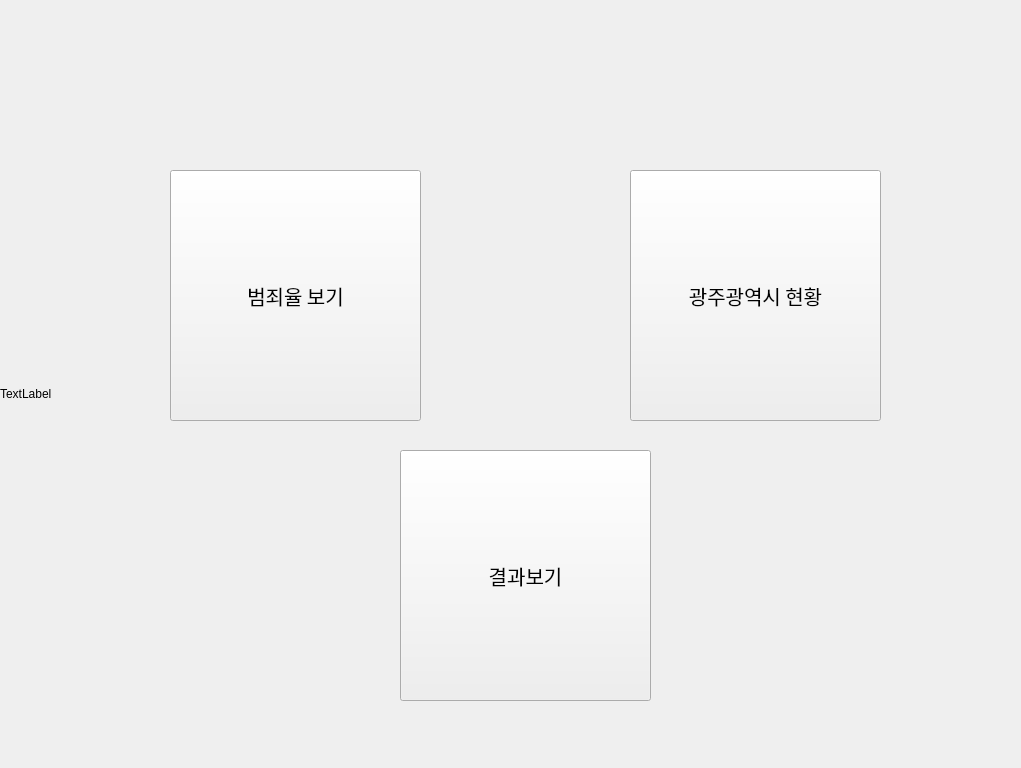
<?xml version="1.0" encoding="UTF-8"?>
<ui version="4.0">
 <class>Form</class>
 <widget class="QWidget" name="Form">
  <property name="geometry">
   <rect>
    <x>0</x>
    <y>0</y>
    <width>1021</width>
    <height>768</height>
   </rect>
  </property>
  <property name="windowTitle">
   <string>Form</string>
  </property>
  <widget class="QStackedWidget" name="stackedWidget">
   <property name="geometry">
    <rect>
     <x>0</x>
     <y>10</y>
     <width>1024</width>
     <height>768</height>
    </rect>
   </property>
   <property name="currentIndex">
    <number>0</number>
   </property>
   <widget class="QWidget" name="page_5">
    <widget class="QPushButton" name="guilb">
     <property name="geometry">
      <rect>
       <x>170</x>
       <y>160</y>
       <width>251</width>
       <height>251</height>
      </rect>
     </property>
     <property name="font">
      <font>
       <family>Arial Black</family>
       <pointsize>15</pointsize>
      </font>
     </property>
     <property name="text">
      <string>범죄율 보기</string>
     </property>
    </widget>
    <widget class="QPushButton" name="guilb3">
     <property name="geometry">
      <rect>
       <x>630</x>
       <y>160</y>
       <width>251</width>
       <height>251</height>
      </rect>
     </property>
     <property name="font">
      <font>
       <family>Arial Black</family>
       <pointsize>15</pointsize>
      </font>
     </property>
     <property name="text">
      <string>광주광역시 현황</string>
     </property>
    </widget>
    <widget class="QLabel" name="backimg">
     <property name="geometry">
      <rect>
       <x>0</x>
       <y>0</y>
       <width>1024</width>
       <height>768</height>
      </rect>
     </property>
     <property name="text">
      <string>TextLabel</string>
     </property>
    </widget>
    <widget class="QPushButton" name="guilb2">
     <property name="geometry">
      <rect>
       <x>400</x>
       <y>440</y>
       <width>251</width>
       <height>251</height>
      </rect>
     </property>
     <property name="font">
      <font>
       <family>Arial Black</family>
       <pointsize>15</pointsize>
      </font>
     </property>
     <property name="text">
      <string>결과보기</string>
     </property>
    </widget>
    <zorder>backimg</zorder>
    <zorder>guilb</zorder>
    <zorder>guilb3</zorder>
    <zorder>guilb2</zorder>
   </widget>
   <widget class="QWidget" name="page_2">
    <widget class="QLineEdit" name="lineEdit1">
     <property name="geometry">
      <rect>
       <x>320</x>
       <y>70</y>
       <width>351</width>
       <height>31</height>
      </rect>
     </property>
    </widget>
    <widget class="QTableWidget" name="tableWidget">
     <property name="geometry">
      <rect>
       <x>160</x>
       <y>110</y>
       <width>702</width>
       <height>321</height>
      </rect>
     </property>
     <column>
      <property name="text">
       <string>경찰서</string>
      </property>
      <property name="toolTip">
       <string/>
      </property>
      <property name="whatsThis">
       <string/>
      </property>
     </column>
     <column>
      <property name="text">
       <string>발생건수</string>
      </property>
     </column>
     <column>
      <property name="text">
       <string>검거건수</string>
      </property>
     </column>
     <column>
      <property name="text">
       <string>검거인원</string>
      </property>
     </column>
     <column>
      <property name="text">
       <string>구속</string>
      </property>
     </column>
     <column>
      <property name="text">
       <string>불구속</string>
      </property>
     </column>
     <column>
      <property name="text">
       <string>기타</string>
      </property>
     </column>
    </widget>
    <widget class="QPushButton" name="back1">
     <property name="geometry">
      <rect>
       <x>910</x>
       <y>670</y>
       <width>91</width>
       <height>41</height>
      </rect>
     </property>
     <property name="text">
      <string>돌아가기</string>
     </property>
    </widget>
    <widget class="QPushButton" name="delb">
     <property name="geometry">
      <rect>
       <x>900</x>
       <y>210</y>
       <width>91</width>
       <height>41</height>
      </rect>
     </property>
     <property name="text">
      <string>삭제</string>
     </property>
    </widget>
    <widget class="QLineEdit" name="lineEdit2">
     <property name="geometry">
      <rect>
       <x>320</x>
       <y>530</y>
       <width>351</width>
       <height>31</height>
      </rect>
     </property>
    </widget>
    <widget class="QLabel" name="backimg2">
     <property name="geometry">
      <rect>
       <x>0</x>
       <y>0</y>
       <width>1024</width>
       <height>768</height>
      </rect>
     </property>
     <property name="focusPolicy">
      <enum>Qt::NoFocus</enum>
     </property>
     <property name="text">
      <string>TextLabel</string>
     </property>
    </widget>
    <widget class="QPushButton" name="generation_btn">
     <property name="geometry">
      <rect>
       <x>280</x>
       <y>610</y>
       <width>171</width>
       <height>51</height>
      </rect>
     </property>
     <property name="text">
      <string>관할별 범죄발생건수(%)</string>
     </property>
    </widget>
    <widget class="QPushButton" name="arrest_unarrest_btn">
     <property name="geometry">
      <rect>
       <x>550</x>
       <y>610</y>
       <width>201</width>
       <height>51</height>
      </rect>
     </property>
     <property name="text">
      <string>관할별 범죄 검거/미검거건수(%)</string>
     </property>
    </widget>
    <widget class="QTextBrowser" name="textBrowser_2">
     <property name="geometry">
      <rect>
       <x>290</x>
       <y>500</y>
       <width>411</width>
       <height>24</height>
      </rect>
     </property>
     <property name="html">
      <string>&lt;!DOCTYPE HTML PUBLIC &quot;-//W3C//DTD HTML 4.0//EN&quot; &quot;http://www.w3.org/TR/REC-html40/strict.dtd&quot;&gt;
&lt;html&gt;&lt;head&gt;&lt;meta name=&quot;qrichtext&quot; content=&quot;1&quot; /&gt;&lt;style type=&quot;text/css&quot;&gt;
p, li { white-space: pre-wrap; }
&lt;/style&gt;&lt;/head&gt;&lt;body style=&quot; font-family:'Gulim'; font-size:9pt; font-weight:400; font-style:normal;&quot;&gt;
&lt;p style=&quot; margin-top:0px; margin-bottom:0px; margin-left:0px; margin-right:0px; -qt-block-indent:0; text-indent:0px;&quot;&gt;   경찰서(str),발생건수,검거건수,검거인원,구속,불구속,기타 순으로 입력&lt;/p&gt;&lt;/body&gt;&lt;/html&gt;</string>
     </property>
    </widget>
    <zorder>backimg2</zorder>
    <zorder>generation_btn</zorder>
    <zorder>arrest_unarrest_btn</zorder>
    <zorder>lineEdit1</zorder>
    <zorder>tableWidget</zorder>
    <zorder>back1</zorder>
    <zorder>delb</zorder>
    <zorder>lineEdit2</zorder>
    <zorder>textBrowser_2</zorder>
   </widget>
   <widget class="QWidget" name="page">
    <widget class="QTextBrowser" name="textBrowser_3">
     <property name="geometry">
      <rect>
       <x>210</x>
       <y>40</y>
       <width>811</width>
       <height>362</height>
      </rect>
     </property>
     <property name="font">
      <font>
       <family>Arial Black</family>
       <pointsize>15</pointsize>
      </font>
     </property>
     <property name="html">
      <string>&lt;!DOCTYPE HTML PUBLIC &quot;-//W3C//DTD HTML 4.0//EN&quot; &quot;http://www.w3.org/TR/REC-html40/strict.dtd&quot;&gt;
&lt;html&gt;&lt;head&gt;&lt;meta name=&quot;qrichtext&quot; content=&quot;1&quot; /&gt;&lt;style type=&quot;text/css&quot;&gt;
p, li { white-space: pre-wrap; }
&lt;/style&gt;&lt;/head&gt;&lt;body style=&quot; font-family:'Arial Black'; font-size:15pt; font-weight:400; font-style:normal;&quot;&gt;
&lt;p style=&quot; margin-top:0px; margin-bottom:0px; margin-left:0px; margin-right:0px; -qt-block-indent:0; text-indent:0px;&quot;&gt;&lt;span style=&quot; font-family:'Gulim'; font-size:14pt; font-weight:600;&quot;&gt;0.자료를 토대로 보면 검거 인원이 검거 횟수에 비해 10~20%정도만 높게 나오는데&lt;/span&gt;&lt;/p&gt;
&lt;p style=&quot; margin-top:0px; margin-bottom:0px; margin-left:0px; margin-right:0px; -qt-block-indent:0; text-indent:0px;&quot;&gt;&lt;span style=&quot; font-family:'Gulim'; font-size:14pt; font-weight:600;&quot;&gt;이를 통해 대부분의 범죄는 다수보다는 극소수나 단독으로 범죄를 일으킨다는 것 을 알 수 있다.&lt;/span&gt;&lt;/p&gt;
&lt;p style=&quot;-qt-paragraph-type:empty; margin-top:0px; margin-bottom:0px; margin-left:0px; margin-right:0px; -qt-block-indent:0; text-indent:0px; font-family:'Gulim'; font-size:14pt; font-weight:600;&quot;&gt;&lt;br /&gt;&lt;/p&gt;
&lt;p style=&quot; margin-top:0px; margin-bottom:0px; margin-left:0px; margin-right:0px; -qt-block-indent:0; text-indent:0px;&quot;&gt;&lt;span style=&quot; font-family:'Gulim'; font-size:14pt; font-weight:600;&quot;&gt;1.cctv가 범죄율을 줄이는 유력한 이유로 추측했지만 1천명당 cctv가&lt;/span&gt;&lt;/p&gt;
&lt;p style=&quot; margin-top:0px; margin-bottom:0px; margin-left:0px; margin-right:0px; -qt-block-indent:0; text-indent:0px;&quot;&gt;&lt;span style=&quot; font-family:'Gulim'; font-size:14pt; font-weight:600;&quot;&gt;가장 많은 동구가 인구대비 범죄율이 120으로 가장높았다,&lt;/span&gt;&lt;/p&gt;
&lt;p style=&quot; margin-top:0px; margin-bottom:0px; margin-left:0px; margin-right:0px; -qt-block-indent:0; text-indent:0px;&quot;&gt;&lt;span style=&quot; font-family:'Gulim'; font-size:14pt; font-weight:600;&quot;&gt;그러나 검거율도 가장 높은 85%대로, cctv는 범죄율을 줄이기보단&lt;/span&gt;&lt;/p&gt;
&lt;p style=&quot; margin-top:0px; margin-bottom:0px; margin-left:0px; margin-right:0px; -qt-block-indent:0; text-indent:0px;&quot;&gt;&lt;span style=&quot; font-family:'Gulim'; font-size:14pt; font-weight:600;&quot;&gt;범죄후의 검거에 도움을 더 많이 준다는 결과를 도출할 수 있었다.&lt;/span&gt;&lt;/p&gt;
&lt;p style=&quot;-qt-paragraph-type:empty; margin-top:0px; margin-bottom:0px; margin-left:0px; margin-right:0px; -qt-block-indent:0; text-indent:0px; font-family:'Gulim'; font-size:14pt; font-weight:600;&quot;&gt;&lt;br /&gt;&lt;/p&gt;
&lt;p style=&quot; margin-top:0px; margin-bottom:0px; margin-left:0px; margin-right:0px; -qt-block-indent:0; text-indent:0px;&quot;&gt;&lt;span style=&quot; font-family:'Gulim'; font-size:14pt; font-weight:600;&quot;&gt;2.면적과의 상관관계는 크지않다.압도적인 너비차를 보여주는 광산구는 13km당이라는 유의미한 너비 대비 발생을 보여주지만&lt;/span&gt;&lt;/p&gt;
&lt;p style=&quot; margin-top:0px; margin-bottom:0px; margin-left:0px; margin-right:0px; -qt-block-indent:0; text-indent:0px;&quot;&gt;&lt;span style=&quot; font-family:'Gulim'; font-size:14pt; font-weight:600;&quot;&gt;동구와 북구는 세배에 달하는 크기차이가 나지만 그 범위 차이는 &lt;/span&gt;&lt;/p&gt;
&lt;p style=&quot; margin-top:0px; margin-bottom:0px; margin-left:0px; margin-right:0px; -qt-block-indent:0; text-indent:0px;&quot;&gt;&lt;span style=&quot; font-family:'Gulim'; font-size:14pt; font-weight:600;&quot;&gt;25km와 30km정도로 많지않다&lt;/span&gt;&lt;/p&gt;
&lt;p style=&quot;-qt-paragraph-type:empty; margin-top:0px; margin-bottom:0px; margin-left:0px; margin-right:0px; -qt-block-indent:0; text-indent:0px; font-family:'Gulim'; font-size:14pt; font-weight:600;&quot;&gt;&lt;br /&gt;&lt;/p&gt;
&lt;p style=&quot; margin-top:0px; margin-bottom:0px; margin-left:0px; margin-right:0px; -qt-block-indent:0; text-indent:0px;&quot;&gt;&lt;span style=&quot; font-family:'Gulim'; font-size:14pt; font-weight:600;&quot;&gt;3.단순발생수는 인구가 가장 밀접한 걸로 확인되었다.&lt;/span&gt;&lt;/p&gt;
&lt;p style=&quot; margin-top:0px; margin-bottom:0px; margin-left:0px; margin-right:0px; -qt-block-indent:0; text-indent:0px;&quot;&gt;&lt;span style=&quot; font-family:'Gulim'; font-size:14pt; font-weight:600;&quot;&gt;범죄발생수와 인구수가 북구&amp;gt;광산&amp;gt;서부&amp;gt;남부&amp;gt;동부로 동일하다.&lt;/span&gt;&lt;/p&gt;&lt;/body&gt;&lt;/html&gt;</string>
     </property>
    </widget>
    <widget class="QTextBrowser" name="textBrowser_4">
     <property name="geometry">
      <rect>
       <x>40</x>
       <y>190</y>
       <width>141</width>
       <height>41</height>
      </rect>
     </property>
     <property name="font">
      <font>
       <family>Arial Black</family>
       <pointsize>15</pointsize>
      </font>
     </property>
     <property name="html">
      <string>&lt;!DOCTYPE HTML PUBLIC &quot;-//W3C//DTD HTML 4.0//EN&quot; &quot;http://www.w3.org/TR/REC-html40/strict.dtd&quot;&gt;
&lt;html&gt;&lt;head&gt;&lt;meta name=&quot;qrichtext&quot; content=&quot;1&quot; /&gt;&lt;style type=&quot;text/css&quot;&gt;
p, li { white-space: pre-wrap; }
&lt;/style&gt;&lt;/head&gt;&lt;body style=&quot; font-family:'Arial Black'; font-size:15pt; font-weight:400; font-style:normal;&quot;&gt;
&lt;p style=&quot; margin-top:0px; margin-bottom:0px; margin-left:0px; margin-right:0px; -qt-block-indent:0; text-indent:0px;&quot;&gt;&lt;span style=&quot; font-weight:600;&quot;&gt;도출한 정보&lt;/span&gt;&lt;/p&gt;&lt;/body&gt;&lt;/html&gt;</string>
     </property>
    </widget>
    <widget class="QTextBrowser" name="textBrowser_5">
     <property name="geometry">
      <rect>
       <x>50</x>
       <y>550</y>
       <width>71</width>
       <height>41</height>
      </rect>
     </property>
     <property name="font">
      <font>
       <family>Arial Black</family>
       <pointsize>15</pointsize>
      </font>
     </property>
     <property name="html">
      <string>&lt;!DOCTYPE HTML PUBLIC &quot;-//W3C//DTD HTML 4.0//EN&quot; &quot;http://www.w3.org/TR/REC-html40/strict.dtd&quot;&gt;
&lt;html&gt;&lt;head&gt;&lt;meta name=&quot;qrichtext&quot; content=&quot;1&quot; /&gt;&lt;style type=&quot;text/css&quot;&gt;
p, li { white-space: pre-wrap; }
&lt;/style&gt;&lt;/head&gt;&lt;body style=&quot; font-family:'Arial Black'; font-size:15pt; font-weight:400; font-style:normal;&quot;&gt;
&lt;p style=&quot; margin-top:0px; margin-bottom:0px; margin-left:0px; margin-right:0px; -qt-block-indent:0; text-indent:0px;&quot;&gt;&lt;span style=&quot; font-weight:600;&quot;&gt;결과&lt;/span&gt;&lt;/p&gt;&lt;/body&gt;&lt;/html&gt;</string>
     </property>
    </widget>
    <widget class="QTextBrowser" name="textBrowser_6">
     <property name="geometry">
      <rect>
       <x>210</x>
       <y>450</y>
       <width>811</width>
       <height>245</height>
      </rect>
     </property>
     <property name="font">
      <font>
       <family>Arial Black</family>
       <pointsize>15</pointsize>
      </font>
     </property>
     <property name="html">
      <string>&lt;!DOCTYPE HTML PUBLIC &quot;-//W3C//DTD HTML 4.0//EN&quot; &quot;http://www.w3.org/TR/REC-html40/strict.dtd&quot;&gt;
&lt;html&gt;&lt;head&gt;&lt;meta name=&quot;qrichtext&quot; content=&quot;1&quot; /&gt;&lt;style type=&quot;text/css&quot;&gt;
p, li { white-space: pre-wrap; }
&lt;/style&gt;&lt;/head&gt;&lt;body style=&quot; font-family:'Arial Black'; font-size:15pt; font-weight:400; font-style:normal;&quot;&gt;
&lt;p style=&quot; margin-top:0px; margin-bottom:0px; margin-left:0px; margin-right:0px; -qt-block-indent:0; text-indent:0px;&quot;&gt;&lt;span style=&quot; font-size:14pt; font-weight:600;&quot;&gt;범죄의 단순 발생은 인구 수에 많은 영향을 받고&lt;/span&gt;&lt;/p&gt;
&lt;p style=&quot; margin-top:0px; margin-bottom:0px; margin-left:0px; margin-right:0px; -qt-block-indent:0; text-indent:0px;&quot;&gt;&lt;span style=&quot; font-size:14pt; font-weight:600;&quot;&gt;cctv나 지역크기등은 영향이 없지는 않으나 큰 영향을 주지는 않았습니다.&lt;/span&gt;&lt;/p&gt;
&lt;p style=&quot;-qt-paragraph-type:empty; margin-top:0px; margin-bottom:0px; margin-left:0px; margin-right:0px; -qt-block-indent:0; text-indent:0px; font-size:14pt; font-weight:600;&quot;&gt;&lt;br /&gt;&lt;/p&gt;
&lt;p style=&quot; margin-top:0px; margin-bottom:0px; margin-left:0px; margin-right:0px; -qt-block-indent:0; text-indent:0px;&quot;&gt;&lt;span style=&quot; font-size:14pt; font-weight:600;&quot;&gt;따라서 범죄의 발생은 정리 가능한 단순한 몇가지로 인해 발생 하는것이 아닌,&lt;/span&gt;&lt;/p&gt;
&lt;p style=&quot;-qt-paragraph-type:empty; margin-top:0px; margin-bottom:0px; margin-left:0px; margin-right:0px; -qt-block-indent:0; text-indent:0px; font-size:14pt; font-weight:600;&quot;&gt;&lt;br /&gt;&lt;/p&gt;
&lt;p style=&quot; margin-top:0px; margin-bottom:0px; margin-left:0px; margin-right:0px; -qt-block-indent:0; text-indent:0px;&quot;&gt;&lt;span style=&quot; font-size:14pt; font-weight:600;&quot;&gt;당연하다고 생각하는 인구 수 같은 점부터 우발성, 시민의식, 주위 환경 등 보이지 않거나 수치화 할 수 없는 다른 요소들의 복합적인 요인으로 인해 발생한다는 것을 추측할수 있었습니다.&lt;/span&gt;&lt;/p&gt;&lt;/body&gt;&lt;/html&gt;</string>
     </property>
    </widget>
    <widget class="QLabel" name="backimg4">
     <property name="geometry">
      <rect>
       <x>0</x>
       <y>-10</y>
       <width>1024</width>
       <height>768</height>
      </rect>
     </property>
     <property name="focusPolicy">
      <enum>Qt::NoFocus</enum>
     </property>
     <property name="text">
      <string>TextLabel</string>
     </property>
    </widget>
    <zorder>backimg4</zorder>
    <zorder>textBrowser_3</zorder>
    <zorder>textBrowser_4</zorder>
    <zorder>textBrowser_5</zorder>
    <zorder>textBrowser_6</zorder>
   </widget>
   <widget class="QWidget" name="page_6">
    <widget class="QPushButton" name="gwangsan">
     <property name="geometry">
      <rect>
       <x>140</x>
       <y>530</y>
       <width>171</width>
       <height>61</height>
      </rect>
     </property>
     <property name="text">
      <string>광산</string>
     </property>
    </widget>
    <widget class="QPushButton" name="east">
     <property name="geometry">
      <rect>
       <x>140</x>
       <y>210</y>
       <width>171</width>
       <height>61</height>
      </rect>
     </property>
     <property name="text">
      <string>동구</string>
     </property>
    </widget>
    <widget class="QPushButton" name="west">
     <property name="geometry">
      <rect>
       <x>140</x>
       <y>290</y>
       <width>171</width>
       <height>61</height>
      </rect>
     </property>
     <property name="text">
      <string>서구</string>
     </property>
    </widget>
    <widget class="QPushButton" name="south">
     <property name="geometry">
      <rect>
       <x>140</x>
       <y>370</y>
       <width>171</width>
       <height>61</height>
      </rect>
     </property>
     <property name="text">
      <string>남구</string>
     </property>
    </widget>
    <widget class="QPushButton" name="north">
     <property name="geometry">
      <rect>
       <x>140</x>
       <y>450</y>
       <width>171</width>
       <height>61</height>
      </rect>
     </property>
     <property name="text">
      <string>북구</string>
     </property>
    </widget>
    <widget class="QPushButton" name="allspace">
     <property name="geometry">
      <rect>
       <x>190</x>
       <y>610</y>
       <width>71</width>
       <height>61</height>
      </rect>
     </property>
     <property name="text">
      <string>지역별평균</string>
     </property>
    </widget>
    <widget class="QPushButton" name="nex">
     <property name="geometry">
      <rect>
       <x>840</x>
       <y>200</y>
       <width>161</width>
       <height>91</height>
      </rect>
     </property>
     <property name="text">
      <string>검색</string>
     </property>
    </widget>
    <widget class="QPushButton" name="back_2">
     <property name="geometry">
      <rect>
       <x>840</x>
       <y>310</y>
       <width>161</width>
       <height>91</height>
      </rect>
     </property>
     <property name="text">
      <string>돌아가기</string>
     </property>
    </widget>
    <widget class="QLabel" name="label">
     <property name="geometry">
      <rect>
       <x>250</x>
       <y>40</y>
       <width>511</width>
       <height>101</height>
      </rect>
     </property>
     <property name="font">
      <font>
       <family>Arial Black</family>
       <pointsize>25</pointsize>
       <weight>75</weight>
       <bold>true</bold>
      </font>
     </property>
     <property name="text">
      <string>         광주권 범죄율 그래프</string>
     </property>
    </widget>
    <widget class="PlotWidget" name="widget" native="true">
     <property name="geometry">
      <rect>
       <x>350</x>
       <y>210</y>
       <width>471</width>
       <height>451</height>
      </rect>
     </property>
    </widget>
    <widget class="QPushButton" name="allspace2">
     <property name="geometry">
      <rect>
       <x>110</x>
       <y>610</y>
       <width>71</width>
       <height>61</height>
      </rect>
     </property>
     <property name="text">
      <string>지역별선형</string>
     </property>
    </widget>
    <widget class="QPushButton" name="allspace3">
     <property name="geometry">
      <rect>
       <x>270</x>
       <y>610</y>
       <width>71</width>
       <height>61</height>
      </rect>
     </property>
     <property name="text">
      <string>지역별막대</string>
     </property>
    </widget>
    <widget class="QPushButton" name="cl">
     <property name="geometry">
      <rect>
       <x>30</x>
       <y>610</y>
       <width>71</width>
       <height>61</height>
      </rect>
     </property>
     <property name="text">
      <string>초기화</string>
     </property>
    </widget>
    <widget class="QLabel" name="label_2">
     <property name="geometry">
      <rect>
       <x>840</x>
       <y>460</y>
       <width>151</width>
       <height>61</height>
      </rect>
     </property>
     <property name="font">
      <font>
       <family>Arial Black</family>
       <pointsize>14</pointsize>
       <weight>75</weight>
       <bold>true</bold>
      </font>
     </property>
     <property name="text">
      <string/>
     </property>
     <property name="alignment">
      <set>Qt::AlignCenter</set>
     </property>
    </widget>
    <widget class="QLabel" name="label_3">
     <property name="geometry">
      <rect>
       <x>840</x>
       <y>410</y>
       <width>151</width>
       <height>61</height>
      </rect>
     </property>
     <property name="font">
      <font>
       <family>Arial Black</family>
       <pointsize>14</pointsize>
       <weight>75</weight>
       <bold>true</bold>
      </font>
     </property>
     <property name="text">
      <string/>
     </property>
     <property name="alignment">
      <set>Qt::AlignCenter</set>
     </property>
    </widget>
    <widget class="QLabel" name="backimg3">
     <property name="geometry">
      <rect>
       <x>0</x>
       <y>0</y>
       <width>1024</width>
       <height>768</height>
      </rect>
     </property>
     <property name="text">
      <string>TextLabel</string>
     </property>
    </widget>
    <widget class="QComboBox" name="comboBox">
     <property name="geometry">
      <rect>
       <x>480</x>
       <y>170</y>
       <width>76</width>
       <height>22</height>
      </rect>
     </property>
     <item>
      <property name="text">
       <string>발생인원</string>
      </property>
     </item>
     <item>
      <property name="text">
       <string>검거건수</string>
      </property>
     </item>
     <item>
      <property name="text">
       <string>검거인원</string>
      </property>
     </item>
     <item>
      <property name="text">
       <string>구속</string>
      </property>
     </item>
     <item>
      <property name="text">
       <string>불구속</string>
      </property>
     </item>
     <item>
      <property name="text">
       <string>기타</string>
      </property>
     </item>
    </widget>
    <zorder>backimg3</zorder>
    <zorder>gwangsan</zorder>
    <zorder>east</zorder>
    <zorder>west</zorder>
    <zorder>south</zorder>
    <zorder>north</zorder>
    <zorder>allspace</zorder>
    <zorder>nex</zorder>
    <zorder>back_2</zorder>
    <zorder>label</zorder>
    <zorder>widget</zorder>
    <zorder>allspace2</zorder>
    <zorder>allspace3</zorder>
    <zorder>cl</zorder>
    <zorder>label_2</zorder>
    <zorder>label_3</zorder>
    <zorder>comboBox</zorder>
   </widget>
  </widget>
 </widget>
 <customwidgets>
  <customwidget>
   <class>PlotWidget</class>
   <extends>QWidget</extends>
   <header location="global">pyqtgraph</header>
   <container>1</container>
  </customwidget>
 </customwidgets>
 <resources/>
 <connections/>
</ui>
